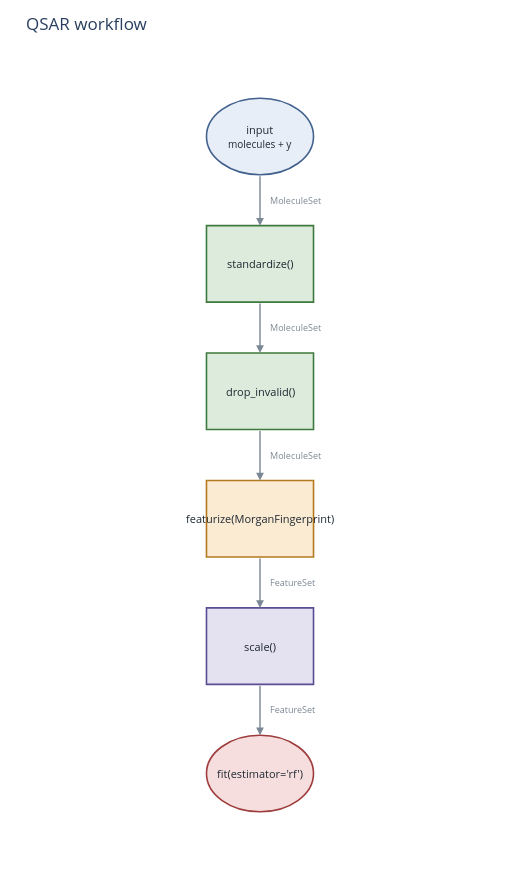

The code cell stored with this chart in its notebook:
### Markdown cell above
### Drawing the workflow

A pipeline is a graph, and drawing it is the quickest way to confirm the
stages are in the order you meant.

### Code cell
pipe = (standardize() >> drop_invalid() >> fingerprint(n_bits=512)
        >> scale() >> fit("rf"))
pipe.plot(title="QSAR workflow")

### Figure 1 — Plotly figure (JSON) as saved in the notebook; plotly's stock layout.template omitted (floating-point values rounded to 4 significant figures)
{"data": [{"hoverinfo": "text", "hovertext": ["input [input]", "standardize() [molecules]", "drop_invalid() [molecules]", "featurize(MorganFingerprint) [transition]", "scale() [features]", "fit(estimator='rf') [terminal]"], "marker": {"color": "rgba(0,0,0,0)", "size": 0.1}, "mode": "markers", "showlegend": false, "type": "scatter", "x": [0.0, 0.0, 0.0, 0.0, 0.0, 0.0], "y": [0.0, -1.0, -2.0, -3.0, -4.0, -5.0]}], "layout": {"annotations": [{"align": "center", "font": {"color": "#1F2933", "size": 11}, "showarrow": false, "text": "input<br><span style='font-size:10px'>molecules + y</span>", "x": 0.0, "y": 0.0}, {"arrowcolor": "#7B8794", "arrowhead": 2, "arrowsize": 1.1, "arrowwidth": 1.4, "ax": 0.0, "axref": "x", "ay": -0.3, "ayref": "y", "showarrow": true, "text": "", "x": 0.0, "xref": "x", "y": -0.7, "yref": "y"}, {"font": {"color": "#7B8794", "size": 9}, "showarrow": false, "text": "MoleculeSet", "x": 0.06, "xanchor": "left", "y": -0.5}, {"align": "center", "font": {"color": "#1F2933", "size": 11}, "showarrow": false, "text": "standardize()", "x": 0.0, "y": -1.0}, {"arrowcolor": "#7B8794", "arrowhead": 2, "arrowsize": 1.1, "arrowwidth": 1.4, "ax": 0.0, "axref": "x", "ay": -1.3, "ayref": "y", "showarrow": true, "text": "", "x": 0.0, "xref": "x", "y": -1.7, "yref": "y"}, {"font": {"color": "#7B8794", "size": 9}, "showarrow": false, "text": "MoleculeSet", "x": 0.06, "xanchor": "left", "y": -1.5}, {"align": "center", "font": {"color": "#1F2933", "size": 11}, "showarrow": false, "text": "drop_invalid()", "x": 0.0, "y": -2.0}, {"arrowcolor": "#7B8794", "arrowhead": 2, "arrowsize": 1.1, "arrowwidth": 1.4, "ax": 0.0, "axref": "x", "ay": -2.3, "ayref": "y", "showarrow": true, "text": "", "x": 0.0, "xref": "x", "y": -2.7, "yref": "y"}, {"font": {"color": "#7B8794", "size": 9}, "showarrow": false, "text": "MoleculeSet", "x": 0.06, "xanchor": "left", "y": -2.5}, {"align": "center", "font": {"color": "#1F2933", "size": 11}, "showarrow": false, "text": "featurize(MorganFingerprint)", "x": 0.0, "y": -3.0}, {"arrowcolor": "#7B8794", "arrowhead": 2, "arrowsize": 1.1, "arrowwidth": 1.4, "ax": 0.0, "axref": "x", "ay": -3.3, "ayref": "y", "showarrow": true, "text": "", "x": 0.0, "xref": "x", "y": -3.7, "yref": "y"}, {"font": {"color": "#7B8794", "size": 9}, "showarrow": false, "text": "FeatureSet", "x": 0.06, "xanchor": "left", "y": -3.5}, {"align": "center", "font": {"color": "#1F2933", "size": 11}, "showarrow": false, "text": "scale()", "x": 0.0, "y": -4.0}, {"arrowcolor": "#7B8794", "arrowhead": 2, "arrowsize": 1.1, "arrowwidth": 1.4, "ax": 0.0, "axref": "x", "ay": -4.3, "ayref": "y", "showarrow": true, "text": "", "x": 0.0, "xref": "x", "y": -4.7, "yref": "y"}, {"font": {"color": "#7B8794", "size": 9}, "showarrow": false, "text": "FeatureSet", "x": 0.06, "xanchor": "left", "y": -4.5}, {"align": "center", "font": {"color": "#1F2933", "size": 11}, "showarrow": false, "text": "fit(estimator='rf')", "x": 0.0, "y": -5.0}], "height": 870, "margin": {"b": 20, "l": 20, "r": 20, "t": 60}, "plot_bgcolor": "rgba(0,0,0,0)", "shapes": [{"fillcolor": "#E8EEF7", "layer": "below", "line": {"color": "#41618F", "width": 1.6}, "type": "circle", "x0": -0.42, "x1": 0.42, "y0": -0.3, "y1": 0.3}, {"fillcolor": "#DCEBDC", "layer": "below", "line": {"color": "#3D7A3D", "width": 1.6}, "type": "rect", "x0": -0.42, "x1": 0.42, "y0": -1.3, "y1": -0.7}, {"fillcolor": "#DCEBDC", "layer": "below", "line": {"color": "#3D7A3D", "width": 1.6}, "type": "rect", "x0": -0.42, "x1": 0.42, "y0": -2.3, "y1": -1.7}, {"fillcolor": "#FBEBD2", "layer": "below", "line": {"color": "#B37A1E", "width": 1.6}, "type": "rect", "x0": -0.42, "x1": 0.42, "y0": -3.3, "y1": -2.7}, {"fillcolor": "#E4E1F0", "layer": "below", "line": {"color": "#5B4C93", "width": 1.6}, "type": "rect", "x0": -0.42, "x1": 0.42, "y0": -4.3, "y1": -3.7}, {"fillcolor": "#F7DEDE", "layer": "below", "line": {"color": "#9E3B3B", "width": 1.6}, "type": "circle", "x0": -0.42, "x1": 0.42, "y0": -5.3, "y1": -4.7}], "title": {"text": "QSAR workflow"}, "width": 520, "xaxis": {"fixedrange": true, "range": [-1.1, 1.1], "visible": false}, "yaxis": {"fixedrange": true, "range": [-5.6, 0.6], "scaleanchor": "x", "scaleratio": 1, "visible": false}}}
